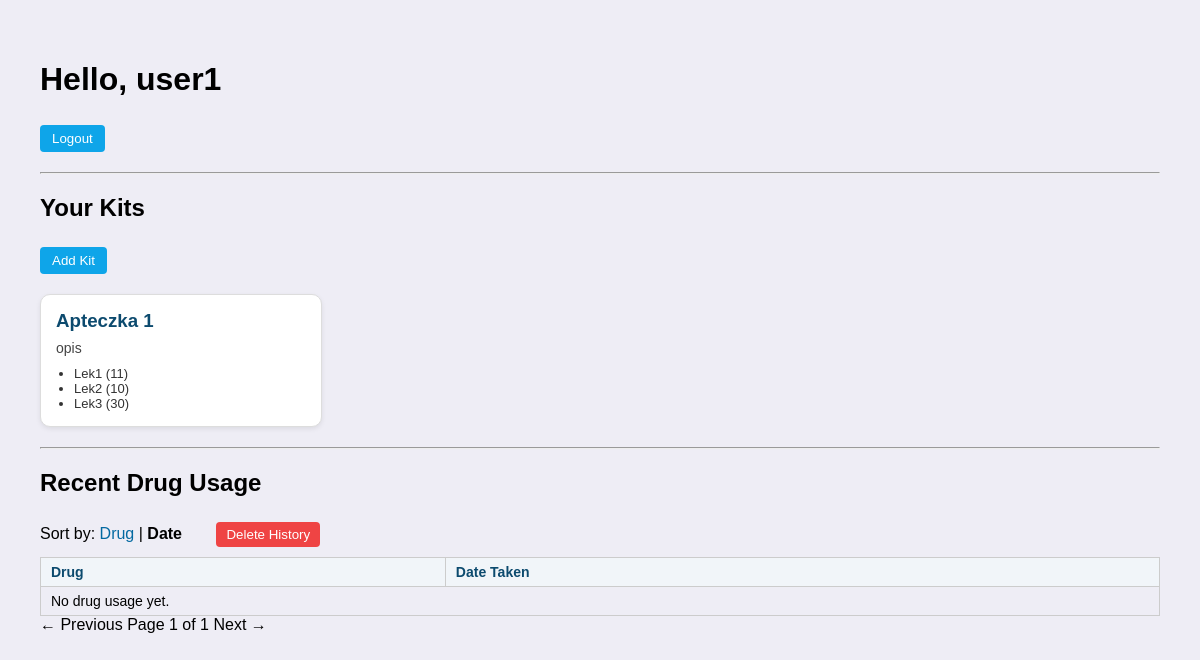
Before: /dashboard/ (signed in) with the older database file.
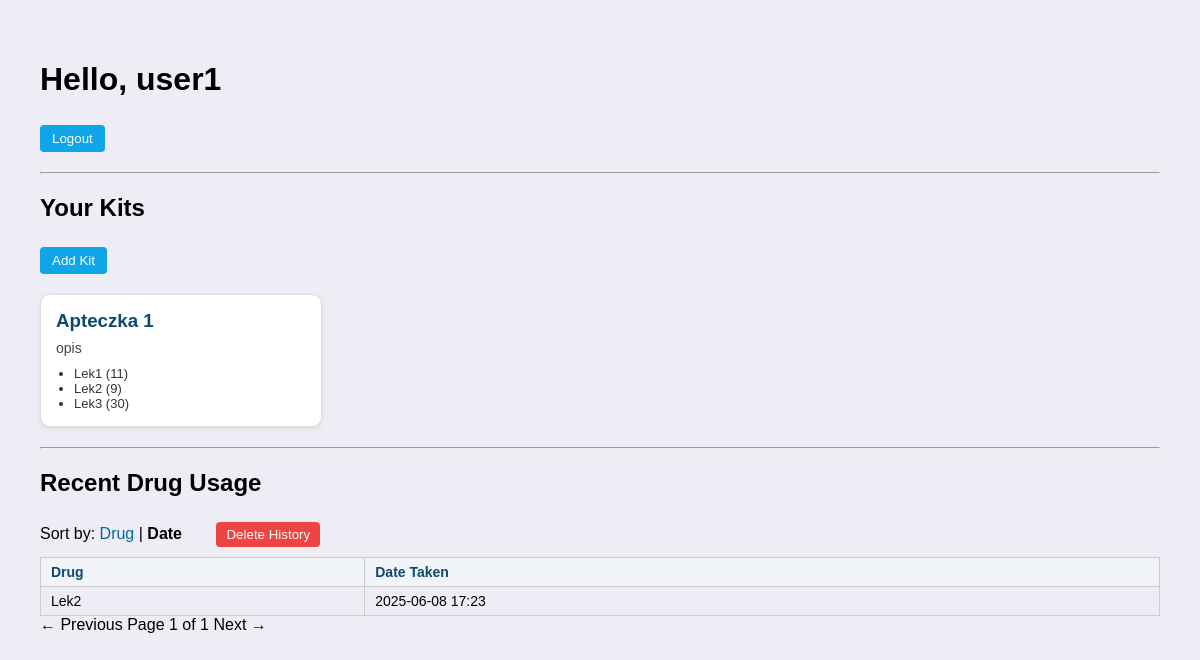
After: the same page with the newer database file.
### app_med_kit/models.py (models this page shows, shortened)
class Kit(models.Model):
    user = models.ForeignKey(User, on_delete=models.CASCADE)
    name = models.CharField(max_length=100)
    description = models.TextField(blank=True)

class Drug(models.Model):
    kit = models.ForeignKey(Kit, on_delete=models.CASCADE, related_name='drugs')
    name = models.CharField(max_length=100)
    number = models.PositiveIntegerField()
    description = models.TextField(blank=True)
    price = models.DecimalField(max_digits=10, decimal_places=2, default=0)
    expiration_date = models.DateField(null=True, blank=True)
    created_at = models.DateTimeField(auto_now_add=True)

class DrugTake(models.Model):
    user = models.ForeignKey(User, on_delete=models.CASCADE)
    drug = models.ForeignKey('Drug', on_delete=models.CASCADE)
    taken_at = models.DateTimeField(auto_now_add=True)

### app_med_kit/views.py (the view, shortened to what this page needs)
# urls.py: path('', views.dashboard, name='dashboard'),
@login_required
def dashboard(request):
    kits = Kit.objects.filter(user=request.user)
    show_form = request.GET.get('add_kit') == '1'
    form = KitForm() if show_form else None
    take_sort = request.GET.get('take_sort', 'taken_at')
    take_page = request.GET.get('take_page', 1)
    if take_sort == 'drug':
        takes = DrugTake.objects.filter(user=request.user).select_related('drug').order_by('drug__name')
    else:
        takes = DrugTake.objects.filter(user=request.user).select_related('drug').order_by('-taken_at')
    paginator = Paginator(takes, 5)
    take_page_obj = paginator.get_page(take_page)
    return render(request, 'app_med_kit/dashboard.html', {
        'kits': kits,
        'form': form,
        'show_form': show_form,
        'take_page_obj': take_page_obj,
        'take_sort': take_sort,
    })

### app_med_kit/templates/app_med_kit/dashboard.html (shortened to what this page needs)
{% extends 'app_med_kit/med_kit_base.html' %}
{% load static %}
{% block extra_css %}
<link rel="stylesheet" href="{% static 'css/dashboard.css' %}">
{% endblock %}
{% block content %}
<h1>Hello, {{ user.username }}</h1>
<form method="post" action="{% url 'logout' %}">
    <button type="submit">Logout</button>
</form>
<hr>
<h2>Your Kits</h2>
<a href="?add_kit=1"><button {% if show_form %}disabled{% endif %}>Add Kit</button></a>
<div class="kit-grid">
  {% for kit in kits %}
    <a href="{% url 'manage_kit' kit.id %}" class="kit-card">
      <h3>{{ kit.name }}</h3>
      {% if kit.description %}
        <p>{{ kit.description }}</p>
      {% endif %}
      <ul>
        {% for drug in kit.drugs.all|slice:":3" %}
          <li>{{ drug.name }} ({{ drug.number }})</li>
        {% endfor %}
      </ul>
    </a>
  {% empty %}
    <p>You have no kits yet.</p>
  {% endfor %}
</div>
<hr>
<h2>Recent Drug Usage</h2>
<div class="sort-navbar">
  Sort by:
  {% if take_sort == 'drug' %}
    <strong>Drug</strong> |
    <a href="?take_sort=taken_at">Date</a>
  {% else %}
    <a href="?take_sort=drug">Drug</a> |
    <strong>Date</strong>
  {% endif %}
  <form method="post" action="{% url 'delete_usage_history' %}" id="delete-history-form" style="display: inline; margin-left: 20px;">
    <button type="button" onclick="confirmDeleteHistory()">Delete History</button>
  </form>
</div>
<table class="usage-table">
  <thead>
    <tr>
      <th>Drug</th>
      <th>Date Taken</th>
    </tr>
  </thead>
  <tbody>
    {% for take in take_page_obj %}
      <tr>
        <td>{{ take.drug.name }}</td>
        <td>{{ take.taken_at|date:"Y-m-d H:i" }}</td>
      </tr>
    {% empty %}
      <tr><td colspan="2">No drug usage yet.</td></tr>
    {% endfor %}
  </tbody>
</table>
<div class="pagination">
  {% if take_page_obj.has_previous %}
    <a href="?take_sort={{ take_sort }}&take_page={{ take_page_obj.previous_page_number }}">← Previous</a>
  {% else %}
    <span class="disabled">← Previous</span>
  {% endif %}
  <span>Page {{ take_page_obj.number }} of {{ take_page_obj.paginator.num_pages }}</span>
  {% if take_page_obj.has_next %}
    <a href="?take_sort={{ take_sort }}&take_page={{ take_page_obj.next_page_number }}">Next →</a>
  {% else %}
    <span class="disabled">Next →</span>
  {% endif %}
</div>
{% endblock %}

Changed rows visible on the page:
changed Drug "Lek2": number "10" → "9"
added DrugTake: drug.name "Lek2", taken_at "2025-06-08 17:23"
Other visible differences:
text no longer shown: "No drug usage yet."
